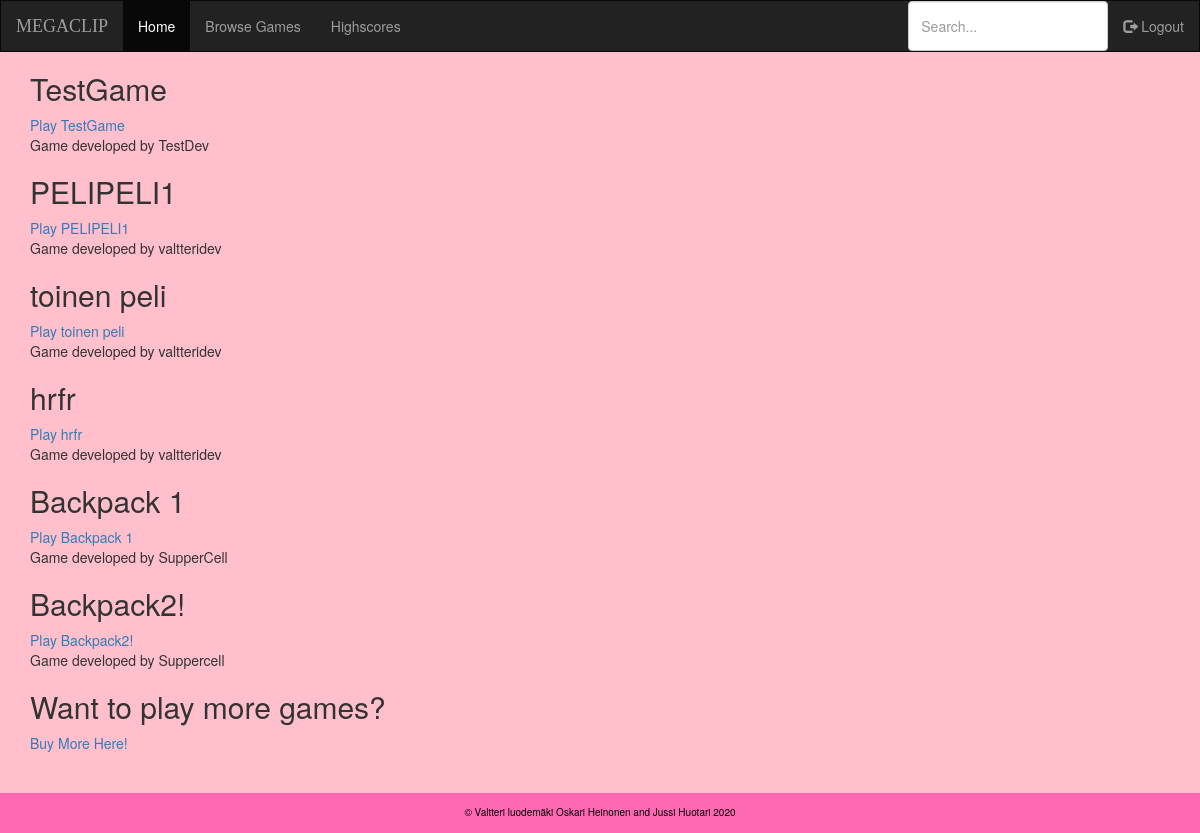
/ (signed in), run on an earlier commit of the app's database.
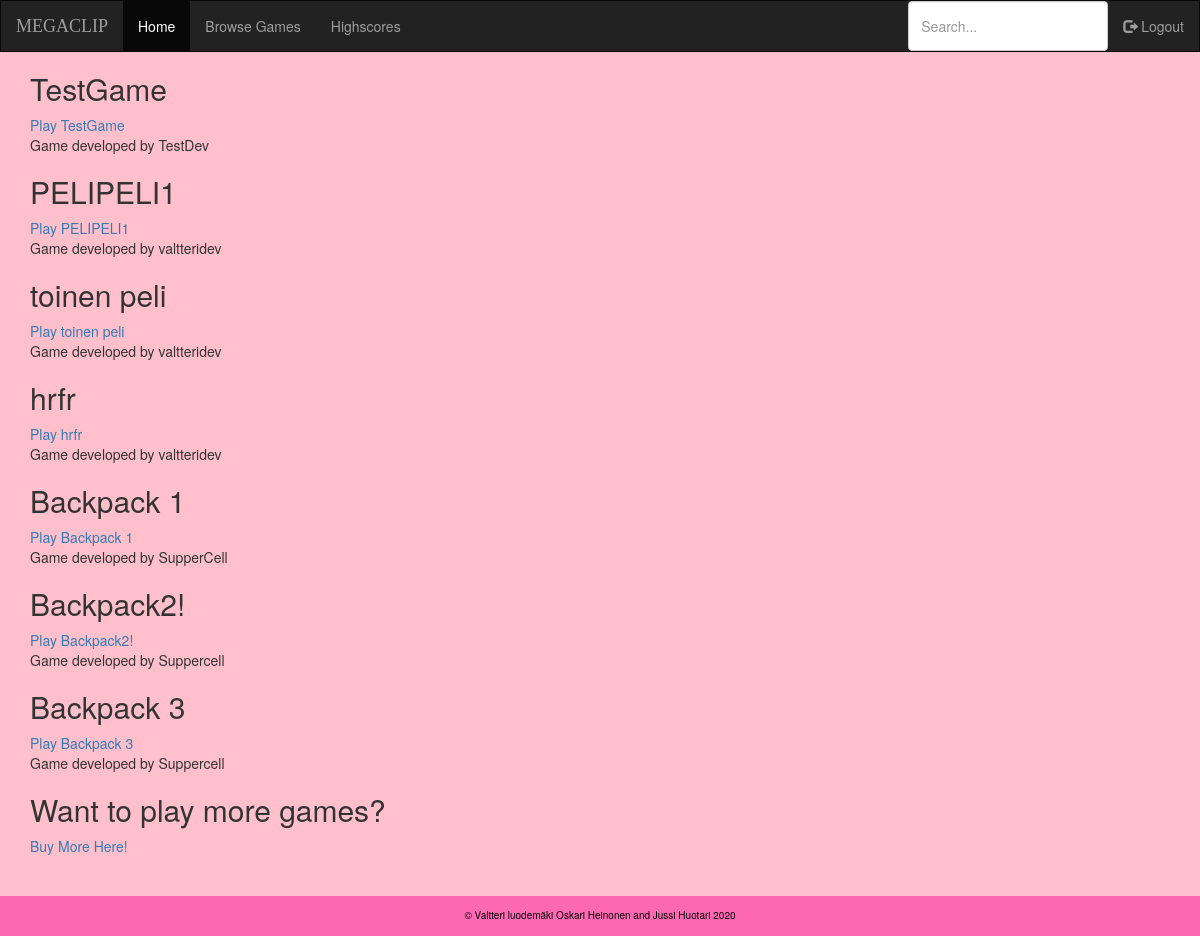
And on a later commit of the database.
### gamestore/models.py (models this page shows, shortened)
class Game(models.Model):
    name = models.CharField(max_length=255, primary_key=True, unique=True)
    url = models.URLField(max_length=255)
    price = models.DecimalField(max_digits=20, decimal_places=2)
    developer = models.ForeignKey('users.CustomUser', on_delete=models.CASCADE, null=True)

### users/models.py (models this page shows)
class CustomUser(AbstractUser):
    usertype = models.CharField(max_length=10)
    games = models.ManyToManyField('gamestore.Game')
    test = models.CharField(max_length=10, choices=usertypes)
    def __str__(self):
        return self.username

### gamestore/views.py (the view)
# urls.py: path('', views.home, name='home'),
def home(request):
    context = {
        'games' :Game.objects.all(),
        'home_page' : 'active'
    }
    return render(request, "home.html", context)

### templates/home.html (shortened to what this page needs)
{% extends 'base.html' %}
{% block content %}
{% if user.is_authenticated %}
  {% if user.usertype == "['dev']" %}
  {% for game in games %}
    {% if game.developer == user  %}
      <h2>{{game.name}}</h2>
      <a href="{% url 'game-detail' game.name %}"> Visit {{ game.name }} detail page</a> <br>
    {% endif %}
  {% endfor %}
  {% else %}
    {% for game in games %}
      {% if game in user.games.all  %}
        <h2>{{game.name}}</h2>
        <a href="{% url 'game-detail' game.name %}">Play {{ game.name }}</a> <br>
        <p>Game developed by {{ game.developer }}</p>
      {% endif %}
    {% endfor %}
      <h2>Want to play more games?</h2>
      <a href="{% url 'browse_games' %}"> Buy More Here!</a>
    {% endif %}
{% else %}
  <p>You are not logged in</p>
  <a href="{% url 'login' %}">login</a>
  <a href="{% url 'signup' %}">register</a>
{% endif %}
{% endblock content %}

What changed in the data, as far as the page shows it:
added Game: name "Backpack 3", developer "Suppercell"
